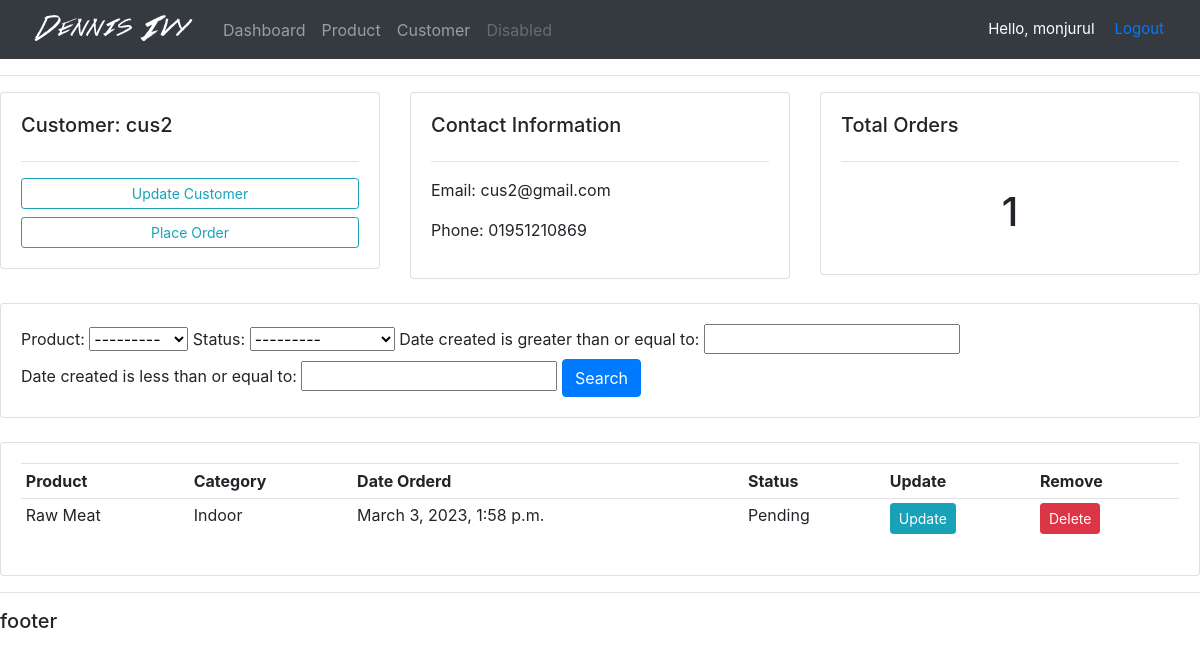
/customer/3/ (signed in), run on an earlier commit of the app's database.
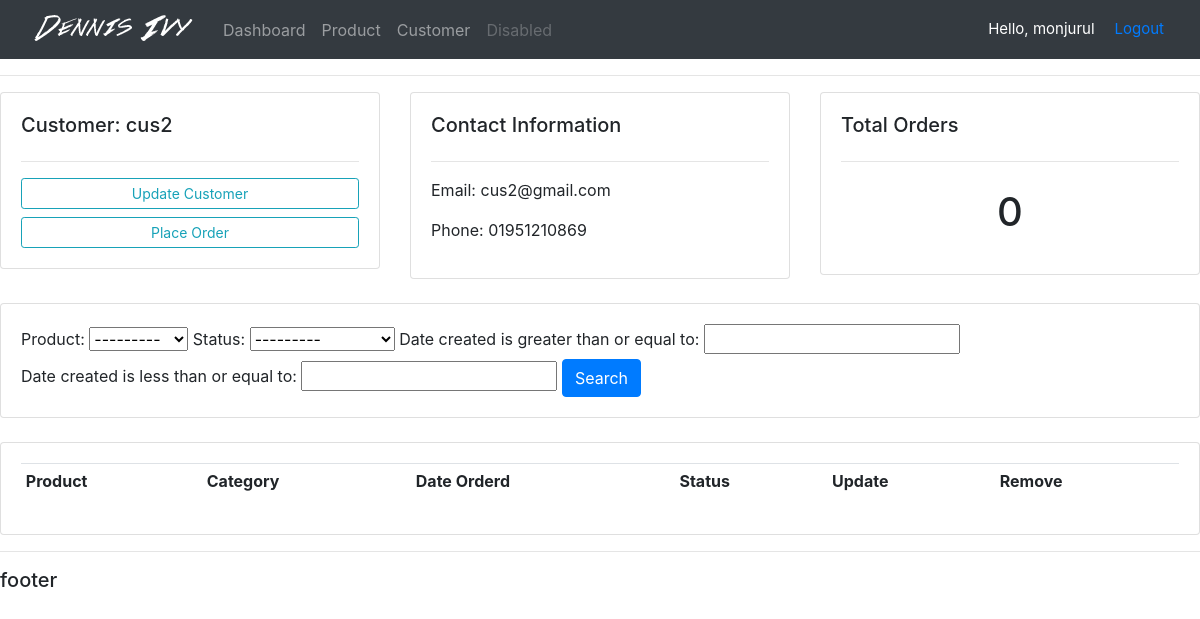
And on a later commit of the database.
### accounts/models.py (models this page shows, shortened)
class Order(models.Model):
    STATUS = (
        ('Pending', 'Pending'),
        ('Out For Delivery', 'Out For Delivery'),
        ('Delivered', 'Delivered'),
    )
    customer = models.ForeignKey(Customer, null=True, on_delete=models.SET_NULL)
    product = models.ForeignKey(Product, null=True, on_delete=models.SET_NULL)
    date_created = models.DateTimeField(auto_now_add=True, null=True)
    status = models.CharField(max_length=200, null=True, choices=STATUS)

class Product(models.Model):
    CATEGORY = (
        ('Indoor', 'Indoor'),
        ('Outdoor', 'Outdoor'),
    )
    name = models.CharField(max_length=200, null=True)
    price = models.FloatField(null=True)
    category = models.CharField(max_length=200, null=True, choices=CATEGORY)
    description = models.CharField(max_length=200, null=True, blank=True)
    date_created = models.DateTimeField(auto_now_add=True, null=True)
    tags = models.ManyToManyField(Tag)
    def __str__(self):
        return self.name

### accounts/views.py (the view)
# urls.py: path('customer/<str:pk>/', views.customer, name='customer'),
@login_required(login_url="/login")
def customer(request, pk):
    customer = Customer.objects.get(id=pk)
    orders = customer.order_set.all()
    total_orders = orders.count()
    myFilter = OrderFilter(request.GET, queryset=orders)
    orders = myFilter.qs
    context = {'customer':customer, 'orders':orders, 'total_orders': total_orders, 'myFilter': myFilter}
    return render(request, 'accounts/customer.html', context)

### accounts/templates/accounts/customer.html
{% extends 'accounts/main.html' %}
{% block content %}
<div class="row">
	<div class="col-md">
		<div class="card card-body">
			<h5>Customer: {{customer.name}}</h5>
			<hr>
			<a class="btn btn-outline-info  btn-sm btn-block" href="">Update Customer</a>
			<a class="btn btn-outline-info  btn-sm btn-block" href="{% url 'create_order' customer.id %}">Place Order</a>
		</div>
	</div>
	<div class="col-md">
		<div class="card card-body">
			<h5>Contact Information</h5>
			<hr>
			<p>Email: {{customer.email}}</p>
			<p>Phone: {{customer.phone}}</p>
		</div>
	</div>
	<div class="col-md">
		<div class="card card-body">
			<h5>Total Orders</h5>
			<hr>
			<h1 style="text-align: center;padding: 10px">{{total_orders}}</h1>
		</div>
	</div>
</div>
<br>
<div class="row">
	<div class="col">
		<div class="card card-body">
			<form method="get">
				{{myFilter.form}}
		    <button class="btn btn-primary" type="submit">Search</button>
		  </form>
		</div>
	</div>
</div>
<br>
<div class="row">
	<div class="col-md">
		<div class="card card-body">
			<table class="table table-sm">
				<tr>
					<th>Product</th>
					<th>Category</th>
					<th>Date Orderd</th>
					<th>Status</th>
					<th>Update</th>
					<th>Remove</th>
				</tr>
				{% for i in orders %}
				<tr>
					<td>{{i.product}}</td>
					<td>{{i.product.category}}</td>
					<td>{{i.date_created}}</td>
					<td>{{i.status}}</td>
					<td><a class="btn btn-sm btn-info" href="{% url 'update_order' i.id %}">Update</a></td>
						<td><a class="btn btn-sm btn-danger" href="{% url 'delete_order' i.id %}">Delete</a></td>
				</tr>
				{% endfor %}
			</table>
		</div>
	</div>
</div>
{% endblock %}

What changed in the data, as far as the page shows it:
removed Order: product "Raw Meat", product.category "Indoor", date_created "March 3, 2023, 1:58 p.m.", status "Pending"
Also different on the page:
{{ total_orders }}: "1" → "0"
